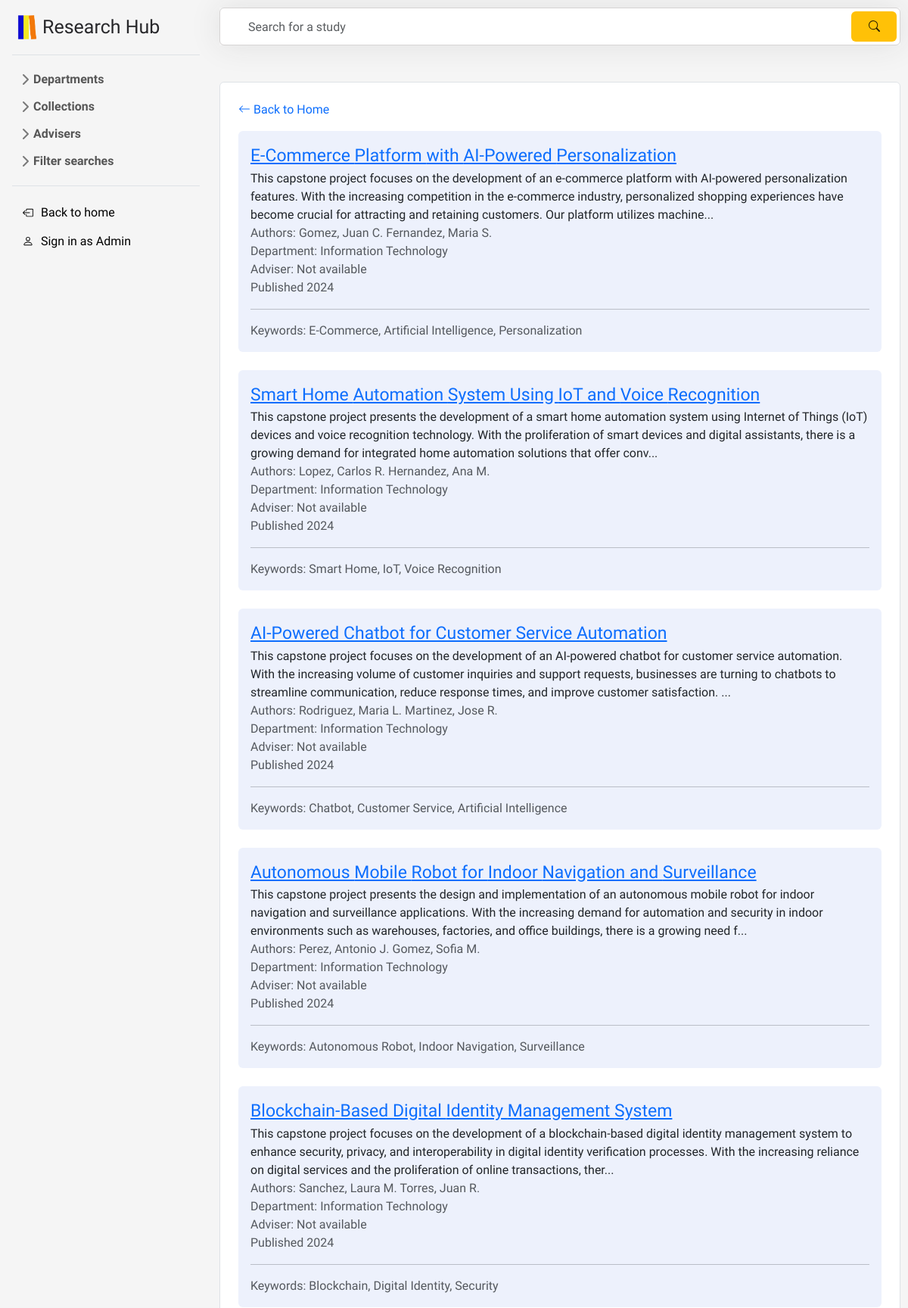
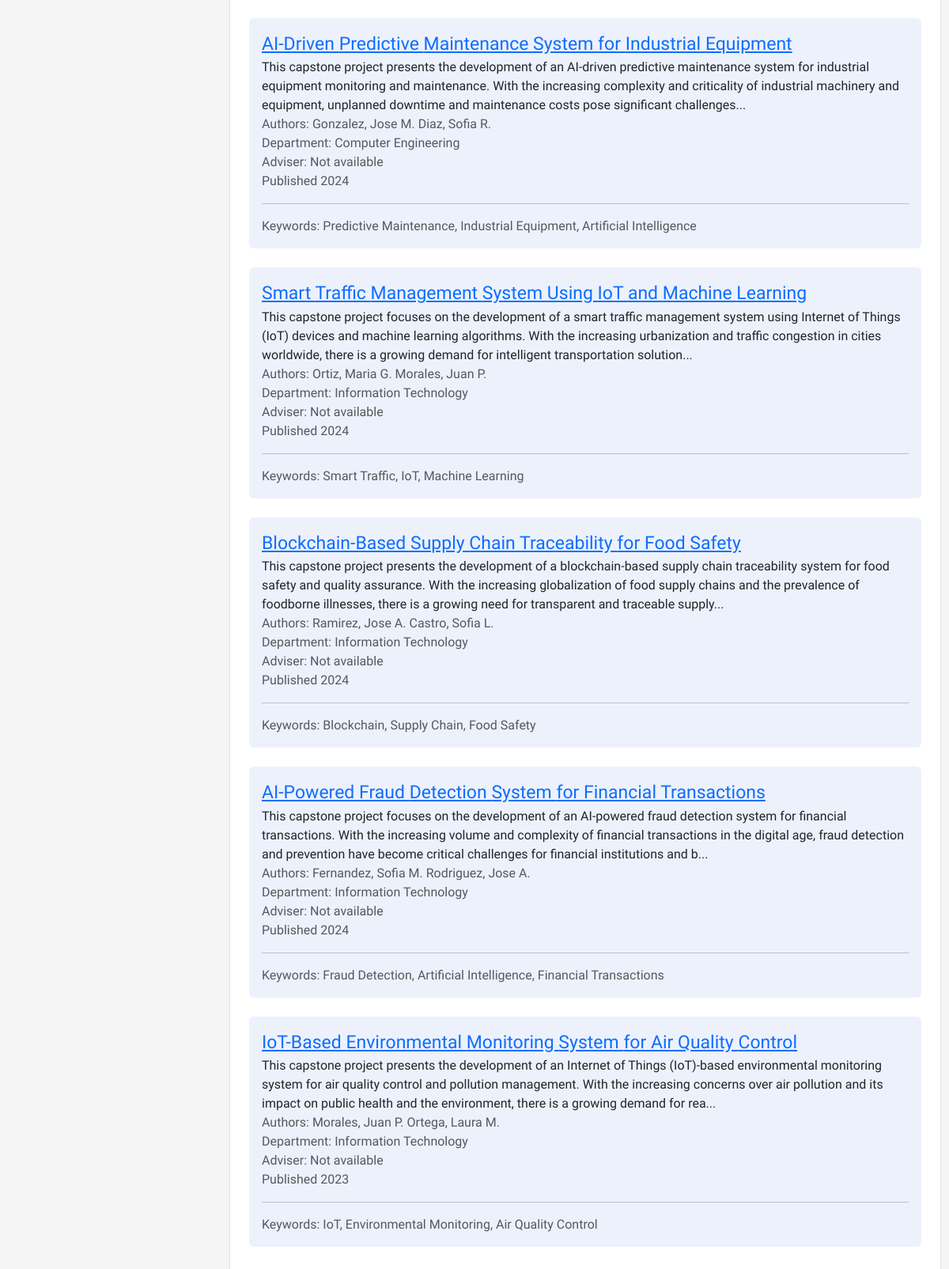
Before: /f/user/filter.php with the older database file (2 pictures, top to bottom).
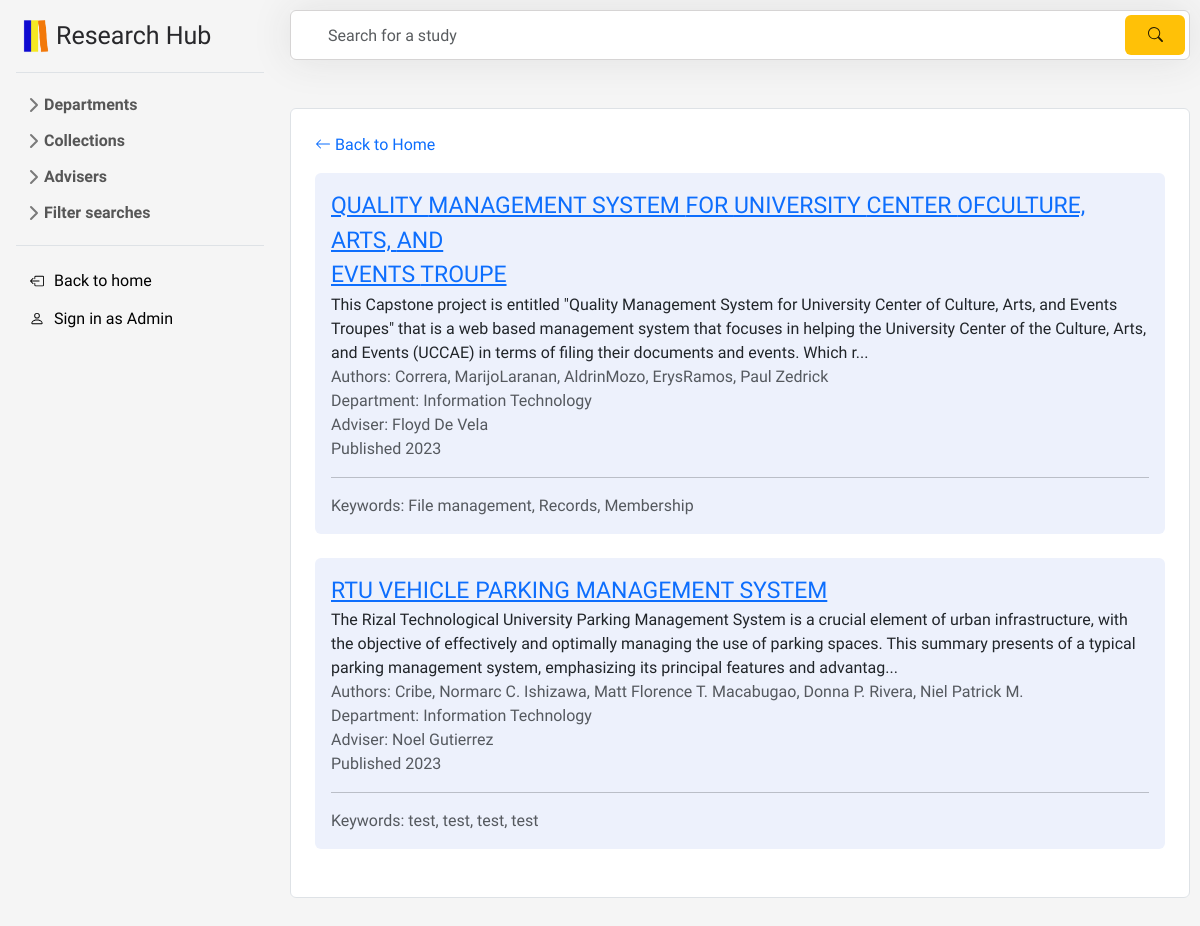
After: the same page with the newer database file.
### tables this page shows
CREATE TABLE `studies` (
  `id` int(11) NOT NULL,
  `title` longtext NOT NULL,
  `authors` varchar(500) NOT NULL,
  `abstract` varchar(2000) NOT NULL,
  `year` varchar(5) NOT NULL,
  `adviser` int(11) NOT NULL,
  `dept` varchar(50) NOT NULL,
  `filename` varchar(255) NOT NULL,
  `keywords` longtext NOT NULL,
  `contributor` int(11) NOT NULL,
  `verified` int(11) NOT NULL,
  `popularity` int(11) NOT NULL DEFAULT 0
);

CREATE TABLE `advisers` (
  `id` int(11) NOT NULL,
  `name` varchar(30) NOT NULL,
  `email` varchar(60) NOT NULL,
  `dept` varchar(30) NOT NULL
);

### f/user/filter.php (the view, shortened to what the changed rows need)
<?php
include '../includes/header.php';
include 'sidebarUser.php';
echo "<link rel='stylesheet' type='text/css' href='../css/aDashStyle.css'>";
echo "<link rel='stylesheet' type='text/css' href='../css/scrollbar.css'>";
$year = isset($_GET['year']) ? intval($_GET['year']) : null;
$studiesPerPage = 10;
$currentPage = isset($_GET['page']) ? intval($_GET['page']) : 1;
$offset = ($currentPage - 1) * $studiesPerPage;
$stmt = $pdo->prepare("SELECT * FROM `studies`" . ($year ? " WHERE year = :year AND verified = 1" : " WHERE verified = 1") . " LIMIT :limit OFFSET :offset");
$stmt->bindValue(':limit', $studiesPerPage, PDO::PARAM_INT);
$stmt->bindValue(':offset', $offset, PDO::PARAM_INT);
$stmt->execute();
$studies = $stmt->fetchAll(PDO::FETCH_ASSOC);
if(isset($_GET['year'])) {
    $stmt = $pdo->prepare('SELECT * FROM `studies` WHERE year = :year LIMIT :limit OFFSET :offset');
    $stmt->bindParam(':year', $year, PDO::PARAM_INT);
    $stmt->bindParam(':limit', $studiesPerPage, PDO::PARAM_INT);
    $stmt->bindParam(':offset', $offset, PDO::PARAM_INT);
    $stmt->execute();
    $studies = $stmt->fetchAll(PDO::FETCH_ASSOC);
} else {
    $stmt = $pdo->prepare("SELECT * FROM `studies` LIMIT :limit OFFSET :offset");
    $stmt->bindParam(':limit', $studiesPerPage, PDO::PARAM_INT);
    $stmt->bindParam(':offset', $offset, PDO::PARAM_INT);
    $stmt->execute();
    $studies = $stmt->fetchAll(PDO::FETCH_ASSOC);
}
?>
<div id="content">
    <ul class="list-group mb-5 mt-5">
        <li class="list-group-item p-4">
            <?php foreach ($studies as $study): ?>
                <ul style="list-style-type: none;" class="p-3 rounded ulInside mb-4 mt-3">
                    <li class="list-group-item-title d-flex">
                        <a href="display_dash.php?id=<?php echo $study['id']; ?>">
                            <?php $title = $study['title'];
                                if (strlen($title) > 50) {
                                    $words = explode(' ', $title);
                                    $new_title = '';
                                    $line_length = 0;
                                    foreach ($words as $word) {
                                        if ($line_length + strlen($word) > 70) {
                                            $new_title .= '<br>' . $word . ' ';
                                            $line_length = strlen($word) + 1;
                                        } else {
                                            $new_title .= $word . ' ';
                                            $line_length += strlen($word) + 1;
                                        }
                                    }
                                    echo $new_title;
                                } else {
                                    echo $title;
                                }
                            ?>
                        </a>
                    </li>
                    <li><?php echo substr($study['abstract'], 0, 300) . "..."; ?></li>
                    <li class="text-muted">Authors: <?php echo $study['authors']; ?></li>
                    <li class="text-muted">Department: <?php echo $study['dept']; ?></li>
                    <li class="text-muted">
                        <?php
                            $stmt_adviser = $pdo->prepare("SELECT name FROM advisers WHERE id = :adviser_id");
                            $stmt_adviser->bindParam(':adviser_id', $study['adviser']);
                            $stmt_adviser->execute();
                            $adviser = $stmt_adviser->fetch(PDO::FETCH_ASSOC);
                            if ($adviser) {
                                echo 'Adviser: ' . $adviser['name'];
                            } else {
                                echo 'Adviser: Not available';
                            }
                        ?>
                    </li>
                    <li class="text-muted">Published <?php echo $study['year']; ?></li>
                    <hr>
                    <li class="text-muted">Keywords: <?php echo $study['keywords']; ?></li>
                </ul>
            <?php endforeach; ?>
        </li>
    </ul>
</div>

Changed rows visible on the page:
removed studies: title "E-Commerce", title "Platform", title "with", title "AI-Powered", title "Personalization", abstract "This capstone project focuses on the development of an e-commerce platform with AI-powered personalization features. With the increasing competition in the e-commerce industry, personalized shopping experiences have become crucial for attracting and retaining customers. Our platform utilizes machine", authors "Gomez, Juan C. Fernandez, Maria S.", dept "Information Technology", shows "Adviser: Not available", year "2024", keywords "E-Commerce, Artificial Intelligence, Personalization"
removed studies: title "Smart", title "Home", title "Automation", title "System", title "Using", title "IoT", title "and", title "Voice", title "Recognition", abstract "This capstone project presents the development of a smart home automation system using Internet of Things (IoT) devices and voice recognition technology. With the proliferation of smart devices and digital assistants, there is a growing demand for integrated home automation solutions that offer conv", authors "Lopez, Carlos R. Hernandez, Ana M.", dept "Information Technology", shows "Adviser: Not available", year "2024", keywords "Smart Home, IoT, Voice Recognition"
removed studies: title "AI-Powered Chatbot for Customer Service Automation", abstract "This capstone project focuses on the development of an AI-powered chatbot for customer service automation. With the increasing volume of customer inquiries and support requests, businesses are turning to chatbots to streamline communication, reduce response times, and improve customer satisfaction.", authors "Rodriguez, Maria L. Martinez, Jose R.", dept "Information Technology", shows "Adviser: Not available", year "2024", keywords "Chatbot, Customer Service, Artificial Intelligence"
removed studies: title "Autonomous", title "Mobile", title "Robot", title "for", title "Indoor", title "Navigation", title "and", title "Surveillance", abstract "This capstone project presents the design and implementation of an autonomous mobile robot for indoor navigation and surveillance applications. With the increasing demand for automation and security in indoor environments such as warehouses, factories, and office buildings, there is a growing need f", authors "Perez, Antonio J. Gomez, Sofia M.", dept "Information Technology", shows "Adviser: Not available", year "2024", keywords "Autonomous Robot, Indoor Navigation, Surveillance"
removed studies: title "Blockchain-Based", title "Digital", title "Identity", title "Management", title "System", abstract "This capstone project focuses on the development of a blockchain-based digital identity management system to enhance security, privacy, and interoperability in digital identity verification processes. With the increasing reliance on digital services and the proliferation of online transactions, ther", authors "Sanchez, Laura M. Torres, Juan R.", dept "Information Technology", shows "Adviser: Not available", year "2024", keywords "Blockchain, Digital Identity, Security"
removed studies: title "AI-Driven", title "Predictive", title "Maintenance", title "System", title "for", title "Industrial", title "Equipment", abstract "This capstone project presents the development of an AI-driven predictive maintenance system for industrial equipment monitoring and maintenance. With the increasing complexity and criticality of industrial machinery and equipment, unplanned downtime and maintenance costs pose significant challenges", authors "Gonzalez, Jose M. Diaz, Sofia R.", dept "Computer Engineering", shows "Adviser: Not available", year "2024", keywords "Predictive Maintenance, Industrial Equipment, Artificial Intelligence"
removed studies: title "Smart", title "Traffic", title "Management", title "System", title "Using", title "IoT", title "and", title "Machine", title "Learning", abstract "This capstone project focuses on the development of a smart traffic management system using Internet of Things (IoT) devices and machine learning algorithms. With the increasing urbanization and traffic congestion in cities worldwide, there is a growing demand for intelligent transportation solution", authors "Ortiz, Maria G. Morales, Juan P.", dept "Information Technology", shows "Adviser: Not available", year "2024", keywords "Smart Traffic, IoT, Machine Learning"
removed studies: title "Blockchain-Based", title "Supply", title "Chain", title "Traceability", title "for", title "Food", title "Safety", abstract "This capstone project presents the development of a blockchain-based supply chain traceability system for food safety and quality assurance. With the increasing globalization of food supply chains and the prevalence of foodborne illnesses, there is a growing need for transparent and traceable supply", authors "Ramirez, Jose A. Castro, Sofia L.", dept "Information Technology", shows "Adviser: Not available", year "2024", keywords "Blockchain, Supply Chain, Food Safety"
removed studies: title "AI-Powered", title "Fraud", title "Detection", title "System", title "for", title "Financial", title "Transactions", abstract "This capstone project focuses on the development of an AI-powered fraud detection system for financial transactions. With the increasing volume and complexity of financial transactions in the digital age, fraud detection and prevention have become critical challenges for financial institutions and b", authors "Fernandez, Sofia M. Rodriguez, Jose A.", dept "Information Technology", shows "Adviser: Not available", year "2024", keywords "Fraud Detection, Artificial Intelligence, Financial Transactions"
removed studies: title "IoT-Based", title "Environmental", title "Monitoring", title "System", title "for", title "Air", title "Quality", title "Control", abstract "This capstone project presents the development of an Internet of Things (IoT)-based environmental monitoring system for air quality control and pollution management. With the increasing concerns over air pollution and its impact on public health and the environment, there is a growing demand for rea", authors "Morales, Juan P. Ortega, Laura M.", dept "Information Technology", shows "Adviser: Not available", year "2023", keywords "IoT, Environmental Monitoring, Air Quality Control"
added studies: title "QUALITY", title "MANAGEMENT", title "SYSTEM", title "FOR", title "UNIVERSITY", title "CENTER", title "OFCULTURE,", title "ARTS,", title "AND", title "EVENTS", title "TROUPE", abstract "This Capstone project is entitled \"Quality Management System for University Center of Culture, Arts, and Events Troupes\" that is a web based management system that focuses in helping the University Center of the Culture, Arts, and Events (UCCAE) in terms of filing their documents and events. Which r", authors "Correra, MarijoLaranan, AldrinMozo, ErysRamos, Paul Zedrick", dept "Information Technology", adviser.name "Floyd De Vela", year "2023", keywords "File management, Records, Membership"
added studies: title "RTU VEHICLE PARKING MANAGEMENT SYSTEM", abstract "The Rizal Technological University Parking Management System is a crucial element of urban infrastructure, with the objective of effectively and optimally managing the use of parking spaces. This summary presents of a typical parking management system, emphasizing its principal features and advantag", authors "Cribe, Normarc C. Ishizawa, Matt Florence T. Macabugao, Donna P. Rivera, Niel Patrick M.", dept "Information Technology", adviser.name "Noel Gutierrez", year "2023", keywords "test, test, test, test"
